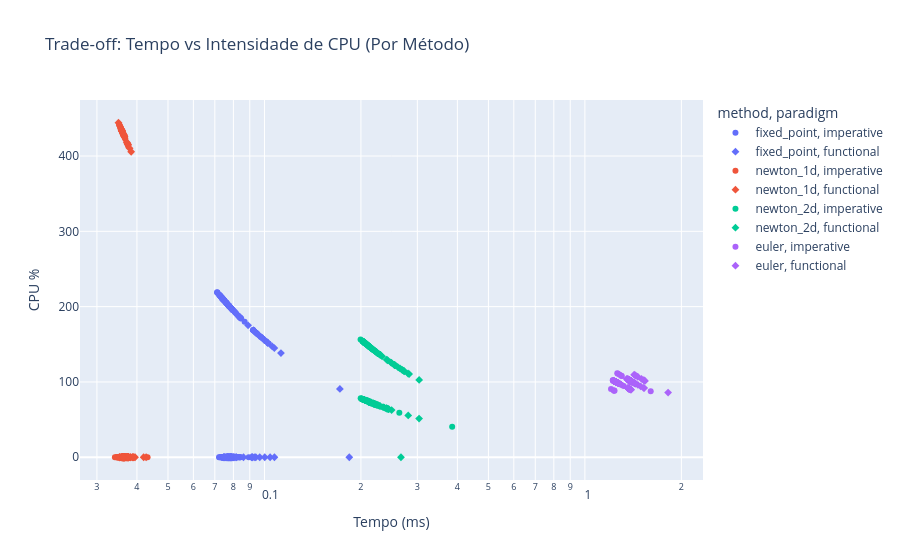

Here is the notebook cell this chart was saved with:
### Code cell
fig_scatter = px.scatter(df, 
                         x="wall_time_ms", 
                         y="cpu_usage_percent", 
                         color="method",      # Agrupamento principal por MÉTODO
                         symbol="paradigm",   # Diferenciação por paradigma
                         hover_data=['run_id'],
                         title="Trade-off: Tempo vs Intensidade de CPU (Por Método)",
                         labels={"wall_time_ms": "Tempo (ms)", "cpu_usage_percent": "CPU %"})

# Aplicamos escala log no X para não esmagar o Newton 1D
fig_scatter.update_xaxes(type="log")
fig_scatter.show()
